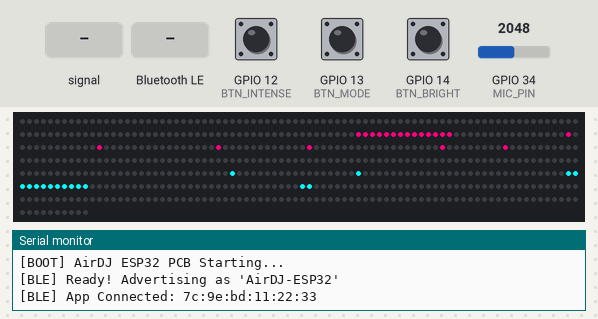
A sketch run on a simulated ESP32. Parts: 570 RGB LEDs in strip order, left to right, continuing on the next row, the last lines printed to the serial monitor. Inputs (shaded band) come from the test bench; at power-on: GPIO 34 (MIC_PIN) = 2048, GPIO 13 (BTN_MODE) HIGH, GPIO 12 (BTN_INTENSE) HIGH, GPIO 14 (BTN_BRIGHT) HIGH. Dim RGB values are drawn brighter than linear; random numbers use the default seed unless the sketch sets one; nothing arrives over Bluetooth unless stated; a phone connects over Bluetooth LE 3 s after start.

Above: at 4.5 s.
4.6 s: GPIO 34 (MIC_PIN) set to 1460
6.9 s: GPIO 13 (BTN_MODE) pulled LOW for 3.2 s
At 7.93 s:
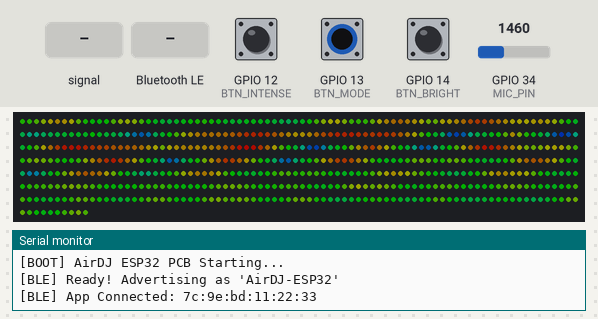
10.7 s: GPIO 34 (MIC_PIN) fed a 50 Hz sine of ±1228 counts around its level
At 10.79 s:
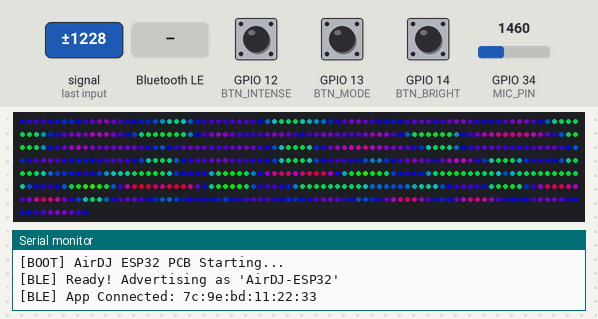
13.7 s: Bluetooth LE write "set_crossfader" received
At 13.83 s:
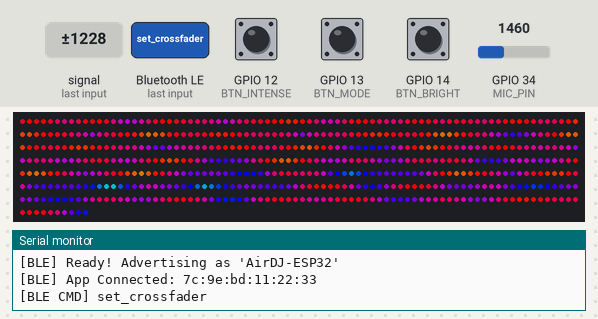
15.9 s: Bluetooth LE write "select_track" received
At 15.96 s:
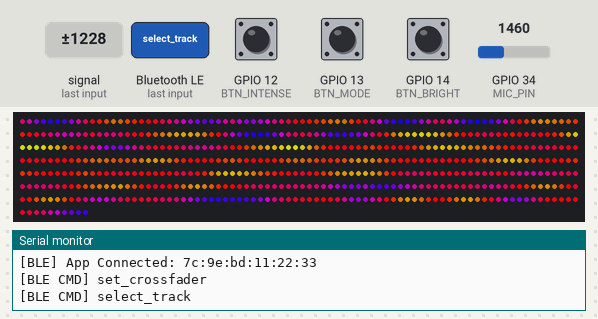

Measured:
- after the input at 6.9 s, the LEDs: first change after 0.69 s (image 1 shows a later state)

The sketch:

esp32code.ino
```cpp
#include <FastLED.h>
#include <arduinoFFT.h>
#include <ArduinoBLE.h>

// --- Hardware Pins (PCB Fixed Assignments) ---
#define LED_PIN     2   // WS2812B Data Line (PCB Fixed)
#define BTN_MODE    13  // Push button: cycle 8 LED patterns
#define BTN_INTENSE 12  // Push button: cycle speed intensity
#define BTN_BRIGHT  14  // Push button: cycle matrix brightness
#define MIC_PIN     34  // MAX9814 Analog Mic Pin

// --- Matrix Specs ---
#define NUM_STRIPS  19
#define LED_PER_STRIP 30
#define NUM_LEDS    (NUM_STRIPS * LED_PER_STRIP)

CRGB leds[NUM_LEDS];
ArduinoFFT<float> FFT = ArduinoFFT<float>();

const uint16_t samples = 64;
const double samplingFrequency = 10000;
unsigned int sampling_period_us;

float vReal[samples];
float vImag[samples];

// 🎛️ Analog Mic Calibration
float SENSITIVITY_GAIN = 1.5;
int NOISE_GATE = 150;

uint8_t currentMode = 0;
uint8_t intenseLevel = 2;
uint8_t brightIdx = 2;
uint8_t masterHue = 0;
unsigned long lastPress = 0;

int spreadMax[] = {15, 25, 30};
int speedDelay[] = {30, 15, 5};
uint8_t brightnessLevels[] = {120, 200, 255};

// Industry Standard Custom DJ Colors
#define COLOR_CYBER_PINK  0xFF007F
#define COLOR_CYBER_CYAN  0x00FFFF
#define COLOR_UV_PURPLE   0x8A2BE2
#define COLOR_ACID_GREEN  0x39FF14
#define COLOR_GOLD_FLARE  0xFFD700

// ----- 📱 BLE Integration for Mobile App -----
#define SERVICE_UUID        "0000a100-0000-1000-8000-00805f9b34fb"
#define TELEMETRY_CHAR_UUID "0000a101-0000-1000-8000-00805f9b34fb"
#define MIXER_CHAR_UUID     "0000a102-0000-1000-8000-00805f9b34fb"
#define PAD_CHAR_UUID       "0000a103-0000-1000-8000-00805f9b34fb"
#define COMMAND_CHAR_UUID   "0000a104-0000-1000-8000-00805f9b34fb"
#define ACK_CHAR_UUID       "0000a105-0000-1000-8000-00805f9b34fb"

BLEService airDjService(SERVICE_UUID);
BLEStringCharacteristic telemetryChar(TELEMETRY_CHAR_UUID, BLERead | BLENotify, 256);
BLEStringCharacteristic mixerChar(MIXER_CHAR_UUID, BLEWrite, 128);
BLEStringCharacteristic padChar(PAD_CHAR_UUID, BLEWrite, 128);
BLEStringCharacteristic commandChar(COMMAND_CHAR_UUID, BLEWrite, 256);
BLEStringCharacteristic ackChar(ACK_CHAR_UUID, BLERead | BLENotify, 128);

bool deviceConnected = false;
unsigned long lastTelemetryMs = 0;
String activeLedColorHex = "#FF007F";

// Zig-Zag Mapping Engine
int getIndex(int col, int row) {
  if (row < 0 || row >= LED_PER_STRIP || col < 0 || col >= NUM_STRIPS) return 0;
  if (col % 2 == 0) return (col * LED_PER_STRIP) + row;
  else return (col * LED_PER_STRIP) + (LED_PER_STRIP - 1 - row);
}

// Mobile App BLE Communication Handler
void updateBLE() {
  BLEDevice central = BLE.central();

  if (central) {
    if (central.connected()) {
      if (!deviceConnected) {
        deviceConnected = true;
        Serial.print("[BLE] App Connected: ");
        Serial.println(central.address());
      }

      // 1. Process Incoming Commands from Mobile App
      if (commandChar.written()) {
        String val = commandChar.value();
        Serial.print("[BLE CMD] ");
        Serial.println(val);

        // Parse command type
        int cmdIdx = val.indexOf("\"cmd\":\"");
        String cmd = "";
        if (cmdIdx != -1) {
          int start = cmdIdx + 7;
          int end = val.indexOf("\"", start);
          if (end != -1) cmd = val.substring(start, end);
        }

        // Parse param1
        int param1 = 0;
        int pIdx = val.indexOf("\"param1\":");
        if (pIdx != -1) {
          param1 = val.substring(pIdx + 9).toInt();
        }

        // Parse command ID for ACK
        String cmdId = "";
        int idIdx = val.indexOf("\"id\":\"");
        if (idIdx != -1) {
          int start = idIdx + 6;
          int end = val.indexOf("\"", start);
          if (end != -1) cmdId = val.substring(start, end);
        }

        // Execute command
        if (cmd == "select_track" || cmd == "set_mode") {
          currentMode = (param1) % 8; // Switch mode directly from app
        } else if (cmd == "set_crossfader") {
          uint8_t mappedBright = map(constrain(param1, 0, 100), 0, 100, 50, 255);
          FastLED.setBrightness(mappedBright);
        } else if (cmd == "set_led") {
          char cBuf[8];
          snprintf(cBuf, sizeof(cBuf), "#%06X", param1 & 0xFFFFFF);
          activeLedColorHex = String(cBuf);
        }

        // Send ACK back to mobile app
        char ackBuf[128];
        snprintf(ackBuf, sizeof(ackBuf), "{\"id\":\"%s\",\"status\":\"ok\",\"receivedAt\":%lu}", cmdId.c_str(), millis());
        ackChar.writeValue(ackBuf);
      }

      // 2. Transmit Telemetry (5 Hz) to Mobile App
      unsigned long now = millis();
      if (now - lastTelemetryMs >= 200) {
        int vol = constrain(map((int)vReal[2], 0, 4000, 0, 100), 0, 100);
        char telemBuf[256];
        snprintf(telemBuf, sizeof(telemBuf),
          "{\"timestamp\":%lu,\"bpm\":120,\"beatPhase\":0.0,\"ledColor\":\"%s\",\"masterVolume\":%d,\"padHits\":[]}",
          now, activeLedColorHex.c_str(), vol
        );
        telemetryChar.writeValue(telemBuf);
        lastTelemetryMs = now;
      }
    } else if (deviceConnected) {
      deviceConnected = false;
      Serial.println("[BLE] App Disconnected");
    }
  }
}

void setup() {
  // 1. Force GPIO 2 LOW immediately on boot to prevent ROM bootloader latching
  pinMode(LED_PIN, OUTPUT);
  digitalWrite(LED_PIN, LOW);

  Serial.begin(115200);
  delay(300); // 300ms boot stabilization delay for PCB power rails
  Serial.println("\n[BOOT] AirDJ ESP32 PCB Starting...");

  // WS2812B Setup
  FastLED.addLeds<WS2812B, LED_PIN, GRB>(leds, NUM_LEDS).setCorrection(TypicalSMD5050);
  FastLED.setBrightness(brightnessLevels[brightIdx]);
  FastLED.clear(true);

  pinMode(BTN_MODE, INPUT_PULLUP);
  pinMode(BTN_INTENSE, INPUT_PULLUP);
  pinMode(BTN_BRIGHT, INPUT_PULLUP);
  pinMode(MIC_PIN, INPUT);

  sampling_period_us = round(1000000.0 * (1.0 / samplingFrequency));

  // Initialize BLE Server for Mobile App
  if (BLE.begin()) {
    BLE.setLocalName("AirDJ-ESP32");
    BLE.setDeviceName("AirDJ-ESP32");
    BLE.setAdvertisedService(airDjService);

    airDjService.addCharacteristic(telemetryChar);
    airDjService.addCharacteristic(mixerChar);
    airDjService.addCharacteristic(padChar);
    airDjService.addCharacteristic(commandChar);
    airDjService.addCharacteristic(ackChar);

    BLE.addService(airDjService);
    BLE.advertise();
    Serial.println("[BLE] Ready! Advertising as 'AirDJ-ESP32'");
  } else {
    Serial.println("[BLE WARNING] Bluetooth failed to start; running in Standalone Mode.");
  }
}

void loop() {
  updateBLE(); // BLE background handling
  handleButtons();
  runAnalogFFT();
  EVERY_N_MILLISECONDS(20) { masterHue++; }

  // Startup Logo (Shows for 5 seconds)
  if (millis() < 5000) {
    drawDJ_NightClubLogo();
  } else {
    switch (currentMode) {
      case 0: effectCyberpunkVU(); break;
      case 1: effectAcidDrop(); break;
      case 2: effectUVBassRipple(); break;
      case 3: effectEDMPlasma(); break;
      case 4: effectTomorrowlandStrobe(); break;
      case 5: effectNeonExplosion(); break;
      case 6: effectMegaColumns(); break;
      case 7: effectSoundHearts(); break;
    }
  }

  FastLED.show();
  delay(speedDelay[intenseLevel]);
}

void drawDJ_NightClubLogo() {
  fadeToBlackBy(leds, NUM_LEDS, 60);
  for(int r=8; r<22; r++) { leds[getIndex(4, r)] = COLOR_CYBER_PINK; }
  leds[getIndex(5, 8)]  = leds[getIndex(5, 21)] = COLOR_CYBER_PINK;
  leds[getIndex(6, 8)]  = leds[getIndex(6, 21)] = COLOR_CYBER_PINK;
  leds[getIndex(7, 10)] = leds[getIndex(7, 19)] = COLOR_CYBER_PINK;

  for(int r=10; r<22; r++) { leds[getIndex(13, r)] = COLOR_CYBER_CYAN; }
  leds[getIndex(12, 8)] = leds[getIndex(11, 9)]  = COLOR_CYBER_CYAN;
  leds[getIndex(14, 21)] = leds[getIndex(14, 20)] = COLOR_CYBER_CYAN;
}

void runAnalogFFT() {
  int32_t sum = 0;
  int rawSamples[samples];
  unsigned long microseconds;

  // Audio Sampling
  for (int i = 0; i < samples; i++) {
    microseconds = micros();
    rawSamples[i] = analogRead(MIC_PIN);
    sum += rawSamples[i];
    while (micros() - microseconds < sampling_period_us) {}
  }

  // DC Offset Removal
  int mean = sum / samples;
  for (int i = 0; i < samples; i++) {
    vReal[i] = abs((float)(rawSamples[i] - mean) * SENSITIVITY_GAIN);
    vImag[i] = 0;
  }

  // Compute FFT
  FFT.windowing(vReal, samples, FFT_WIN_TYP_HAMMING, FFT_FORWARD);
  FFT.compute(vReal, vImag, samples, FFT_FORWARD);
  FFT.complexToMagnitude(vReal, vImag, samples);

  // Apply Noise Gate
  for(int i=0; i<samples; i++) {
     if(vReal[i] < NOISE_GATE) vReal[i] = 0;
  }
}

// ---------------------------------------------------------
// 🎛️ EFFECTS LIBRARY
// ---------------------------------------------------------

void effectCyberpunkVU() {
  fadeToBlackBy(leds, NUM_LEDS, 80);
  for (int col = 0; col < NUM_STRIPS; col++) {
    int h = map(vReal[(col % 8) + 2], 0, 3000, 0, spreadMax[intenseLevel]);
    h = constrain(h, 0, LED_PER_STRIP);
    for (int row = 0; row < h; row++) {
        if(row < 12) leds[getIndex(col, row)] = COLOR_UV_PURPLE;
        else if(row < 22) leds[getIndex(col, row)] = COLOR_CYBER_PINK;
        else leds[getIndex(col, row)] = COLOR_CYBER_CYAN;
    }
  }
}

void effectAcidDrop() {
  fadeToBlackBy(leds, NUM_LEDS, 60);
  for (int col = 0; col < NUM_STRIPS; col++) {
    int h = map(vReal[(col % 8) + 3], 0, 2500, 0, spreadMax[intenseLevel]);
    h = constrain(h, 0, LED_PER_STRIP);
    for (int row = 0; row < h; row++) {
      if(row > h - 3) leds[getIndex(col, (LED_PER_STRIP - 1) - row)] = CRGB::White;
      else leds[getIndex(col, (LED_PER_STRIP - 1) - row)] = COLOR_ACID_GREEN;
    }
  }
}

void effectUVBassRipple() {
  fadeToBlackBy(leds, NUM_LEDS, 100);
  int mid = LED_PER_STRIP / 2;
  for (int col = 0; col < NUM_STRIPS; col++) {
    int h = map(vReal[(col % 8) + 2], 0, 3500, 0, spreadMax[intenseLevel] / 2);
    h = constrain(h, 0, mid);
    for (int i = 0; i < h; i++) {
      CRGB rippleColor = (i > h - 2) ? (CRGB)COLOR_GOLD_FLARE : (CRGB)COLOR_UV_PURPLE;
      leds[getIndex(col, mid + i)] = rippleColor;
      leds[getIndex(col, mid - i)] = rippleColor;
    }
  }
}

void effectEDMPlasma() {
  int totalEnergy = vReal[2] + vReal[3] + vReal[4];
  uint8_t plasmaSpeed = map(totalEnergy, 0, 8000, 1, 20);

  for(int x=0; x<NUM_STRIPS; x++) {
    for(int y=0; y<LED_PER_STRIP; y++) {
      uint8_t noiseIndex = inoise8(x * 30, y * 30, millis() * plasmaSpeed / 10);
      uint8_t hue = noiseIndex + masterHue;
      leds[getIndex(x,y)] = CHSV(hue, 255, 255);
    }
  }
  fadeToBlackBy(leds, NUM_LEDS, map(totalEnergy, 0, 8000, 200, 50));
}

void effectTomorrowlandStrobe() {
  fadeToBlackBy(leds, NUM_LEDS, 120);
  int treble = vReal[10] + vReal[12];
  if(treble > 1500) {
    for(int i = 0; i < NUM_LEDS; i++) {
      if(random8(10) > 7) leds[i] = CRGB::White;
    }
  }
}

void effectNeonExplosion() {
  fadeToBlackBy(leds, NUM_LEDS, 90);
  int bass = vReal[2];
  if(bass > 3000) {
    int centerX = random8(NUM_STRIPS);
    int centerY = random8(LED_PER_STRIP);
    CRGB randNeon = CHSV(random8(255), 255, 255);

    leds[getIndex(centerX, centerY)] = CRGB::White;
    if(centerY + 1 < LED_PER_STRIP) leds[getIndex(centerX, centerY + 1)] = randNeon;
    if(centerY - 1 >= 0) leds[getIndex(centerX - 1, centerY)] = randNeon;
    if(centerX + 1 < NUM_STRIPS) leds[getIndex(centerX + 1, centerY)] = randNeon;
    if(centerX - 1 >= 0) leds[getIndex(centerX - 1, centerY)] = randNeon;
  }
}

void effectMegaColumns() {
  fadeToBlackBy(leds, NUM_LEDS, 90);
  int startStrips[] = {2, 5, 8, 11, 14};
  int bins[] = {2, 4, 6, 8, 11};
  CRGB columnColors[] = {COLOR_CYBER_PINK, COLOR_UV_PURPLE, COLOR_CYBER_CYAN, COLOR_ACID_GREEN, COLOR_GOLD_FLARE};

  for (int c = 0; c < 5; c++) {
    int h = map(vReal[bins[c]], 0, 3000, 0, spreadMax[intenseLevel]);
    h = constrain(h, 0, LED_PER_STRIP);
    for (int s = 0; s < 3; s++) {
      int stripIndex = startStrips[c] + s;
      for (int row = 0; row < h; row++) {
        leds[getIndex(stripIndex, row)] = columnColors[c];
      }
    }
  }
}

void effectSoundHearts() {
  fadeToBlackBy(leds, NUM_LEDS, 50);

  static float radii[4] = {0, 0, 0, 0};
  static unsigned long lastBeat = 0;

  int bassVal = vReal[2] + vReal[3];

  if (bassVal > 2500 && millis() - lastBeat > 400) {
    for (int i = 0; i < 4; i++) {
      if (radii[i] == 0) {
        radii[i] = 1.0;
        lastBeat = millis();
        break;
      }
    }
  }

  int cx = 9;
  int cy = 15;

  for (int i = 0; i < 4; i++) {
    if (radii[i] > 0) {
      int r = (int)radii[i];
      for (int col = 0; col < NUM_STRIPS; col++) {
        for (int row = 0; row < LED_PER_STRIP; row++) {
          int dx = col - cx;
          int dy = row - cy;
          bool drawPixel = false;

          if (dy >= 0) {
            if (abs(abs(dx) - r/2) + dy == r) drawPixel = true;
          } else {
            if (abs(dx) - dy == r) drawPixel = true;
          }

          if (drawPixel) {
            if (r < 4) {
              leds[getIndex(col, row)] = CRGB(255, 100, 100);
            } else {
              leds[getIndex(col, row)] = CRGB(255, 0, 0);
            }
          }
        }
      }

      float speed = (intenseLevel == 2) ? 1.0 : ((intenseLevel == 1) ? 0.7 : 0.4);
      radii[i] += speed;

      if (radii[i] > 20) radii[i] = 0;
    }
  }
}

void handleButtons() {
  if (millis() - lastPress < 300) return; // Debounce

  if (digitalRead(BTN_MODE) == LOW) {
    currentMode = (currentMode + 1) % 8; // Modes 8ක් පාලනය
    lastPress = millis();
  }

  if (digitalRead(BTN_INTENSE) == LOW) {
    intenseLevel = (intenseLevel + 1) % 3;
    lastPress = millis();
  }

  if (digitalRead(BTN_BRIGHT) == LOW) {
    brightIdx = (brightIdx + 1) % 3;
    FastLED.setBrightness(brightnessLevels[brightIdx]);
    lastPress = millis();
  }
}
```
